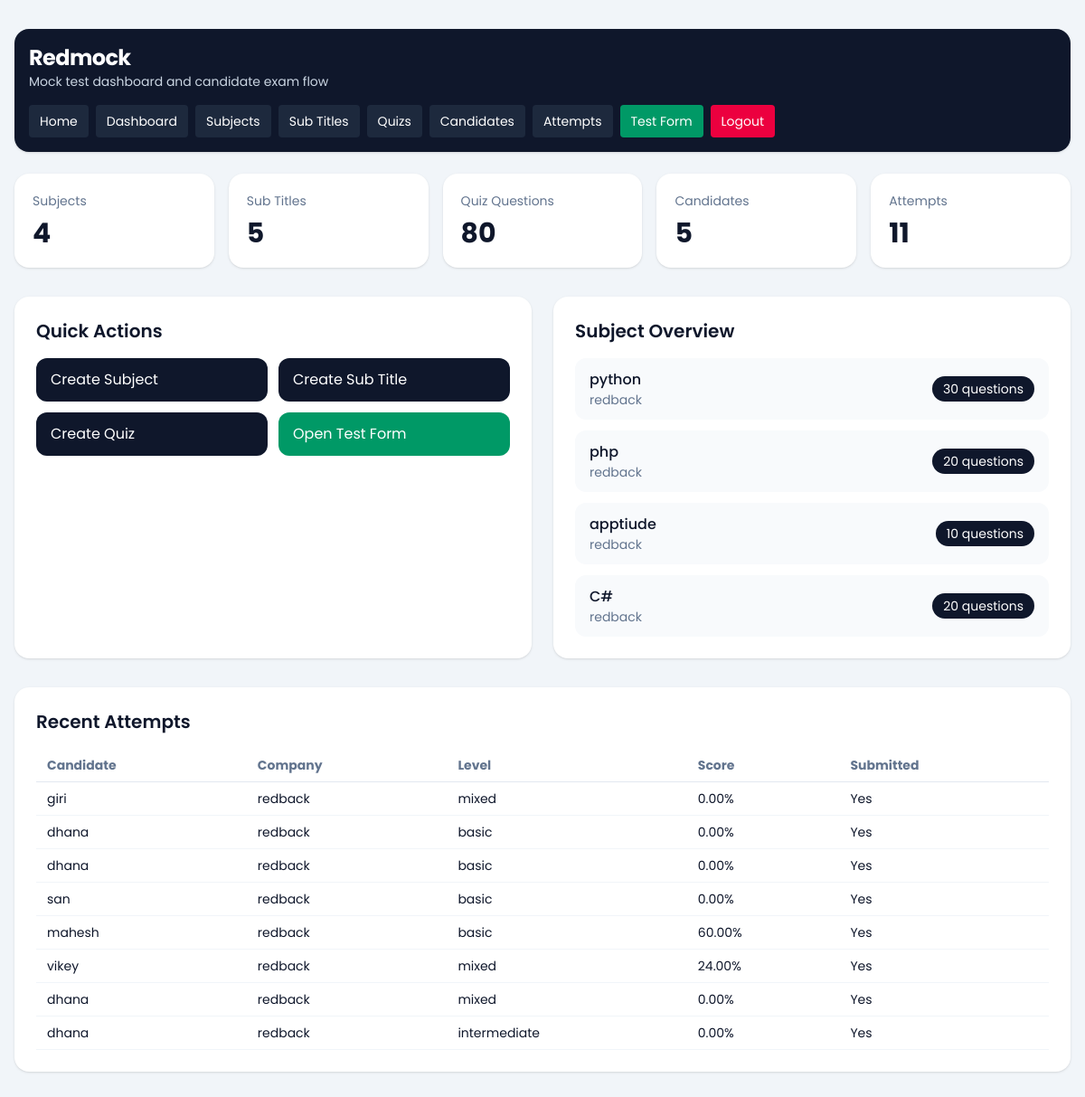
The app's page /dashboard/ (signed in), older data.
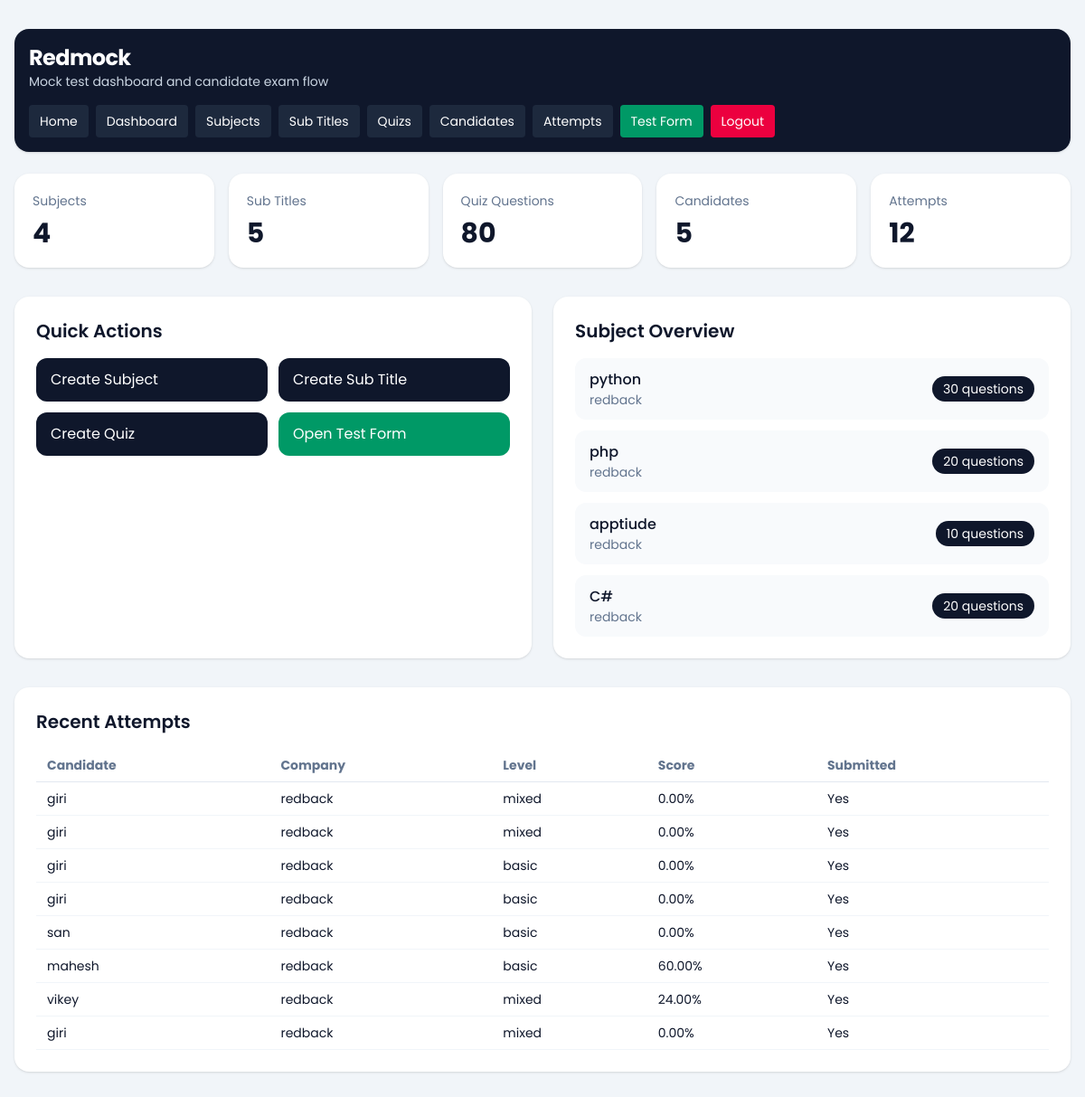
The same page, newer data.
### dashboard/models.py (models this page shows, shortened)
class TestSubject(models.Model):
    company = models.ForeignKey(Company, on_delete=models.CASCADE, related_name='subjects')
    subject = models.CharField(max_length=150)
    subject_svg = models.TextField(blank=True, null=True)
    created_at = models.DateTimeField(auto_now_add=True)
    class Meta:
        ordering = ['subject']
        unique_together = ('company', 'subject')

class Company(models.Model):
    name = models.CharField(max_length=150)
    image = models.ImageField(upload_to='company/', blank=True, null=True)
    email = models.EmailField(unique=True)
    password = models.CharField(max_length=128)
    is_active = models.BooleanField(default=True)
    created_at = models.DateTimeField(auto_now_add=True)
    updated_at = models.DateTimeField(auto_now=True)
    class Meta:
        ordering = ['name']
        verbose_name_plural = 'Companies'

### quiz/models.py (models this page shows, shortened)
class CandidateTestAttempt(models.Model):
    SESSION_SINGLE = 'single'
    SESSION_MULTI = 'multi'
    SESSION_CHOICES = [
        (SESSION_SINGLE, 'Single'),
        (SESSION_MULTI, 'Multi'),
    ]
    candidate = models.ForeignKey(Candidate, on_delete=models.CASCADE, related_name='attempts')
    company = models.ForeignKey(Company, on_delete=models.CASCADE, related_name='attempts')
    session_type = models.CharField(max_length=10, choices=SESSION_CHOICES)
    level = models.CharField(max_length=20)
    question_count = models.PositiveIntegerField()
    duration_minutes = models.PositiveIntegerField()
    selected_subjects = models.JSONField(default=list, blank=True)
    selected_sub_titles = models.JSONField(default=list, blank=True)
    answers_json = models.JSONField(default=list, blank=True)
    correct_count = models.PositiveIntegerField(default=0)
    wrong_count = models.PositiveIntegerField(default=0)
    percentage = models.DecimalField(max_digits=5, decimal_places=2, default=0)
    started_at = models.DateTimeField(blank=True, null=True)
    submitted_at = models.DateTimeField(blank=True, null=True)
    is_submitted = models.BooleanField(default=False)
    created_at = models.DateTimeField(auto_now_add=True)
    class Meta:
        ordering = ['-created_at']

class Candidate(models.Model):
    name = models.CharField(max_length=150)
    email = models.EmailField()
    designation_tech = models.CharField(max_length=150)
    created_at = models.DateTimeField(auto_now_add=True)
    class Meta:
        ordering = ['name']

### dashboard/views.py (the view)
# urls.py: path('', views.dashboard_home, name='home'),
@company_login_required
def dashboard_home(request):
    company = request.company
    context = {
        'subject_count': TestSubject.objects.filter(company=company).count(),
        'subtitle_count': SubTitle.objects.filter(test_subject__company=company).count(),
        'quiz_count': Quiz.objects.filter(test_subject__company=company).count(),
        'candidate_count': Candidate.objects.filter(attempts__company=company).distinct().count(),
        'attempt_count': CandidateTestAttempt.objects.filter(company=company).count(),
        'subjects': TestSubject.objects.filter(company=company).select_related('company').annotate(
            quiz_total=Count('quizzes')
        )[:6],
        'recent_attempts': CandidateTestAttempt.objects.filter(company=company).select_related(
            'candidate', 'company'
        )[:8],
        'company': company,
    }
    return render(request, 'dashboard/home.html', context)

### dashboard/views.py (called while the page is built)
def get_logged_in_company(request):
    company_id = request.session.get('company_id')
    if not company_id:
        return None
    return Company.objects.filter(id=company_id, is_active=True).first()

def company_login_required(view_func):
    @wraps(view_func)
    def wrapper(request, *args, **kwargs):
        company = get_logged_in_company(request)
        if not company:
            return redirect(f"{reverse('dashboard:login')}?next={request.path}")
        request.company = company
        return view_func(request, *args, **kwargs)
    return wrapper

### templates/dashboard/home.html (shortened to what this page needs)
{% extends "base.html" %}
{% block content %}
{% include 'dashboard/header.html' %}
<section class="grid gap-4 md:grid-cols-5">
    <div class="rounded-2xl bg-white p-5 shadow-sm">
        <p class="text-sm text-slate-500">Subjects</p>
        <p class="mt-2 text-3xl font-bold">{{ subject_count }}</p>
    </div>
    <div class="rounded-2xl bg-white p-5 shadow-sm">
        <p class="text-sm text-slate-500">Sub Titles</p>
        <p class="mt-2 text-3xl font-bold">{{ subtitle_count }}</p>
    </div>
    <div class="rounded-2xl bg-white p-5 shadow-sm">
        <p class="text-sm text-slate-500">Quiz Questions</p>
        <p class="mt-2 text-3xl font-bold">{{ quiz_count }}</p>
    </div>
    <div class="rounded-2xl bg-white p-5 shadow-sm">
        <p class="text-sm text-slate-500">Candidates</p>
        <p class="mt-2 text-3xl font-bold">{{ candidate_count }}</p>
    </div>
    <div class="rounded-2xl bg-white p-5 shadow-sm">
        <p class="text-sm text-slate-500">Attempts</p>
        <p class="mt-2 text-3xl font-bold">{{ attempt_count }}</p>
    </div>
</section>
<section class="mt-8 grid gap-6 lg:grid-cols-2">
    <div class="rounded-2xl bg-white p-6 shadow-sm">
        <div class="mb-4 flex items-center justify-between">
            <h2 class="text-xl font-semibold">Quick Actions</h2>
        </div>
        <div class="grid gap-3 sm:grid-cols-2">
            <a href="{% url 'dashboard:subject_create' %}" class="rounded-xl bg-slate-900 px-4 py-3 text-white">Create Subject</a>
            <a href="{% url 'dashboard:subtitle_create' %}" class="rounded-xl bg-slate-900 px-4 py-3 text-white">Create Sub Title</a>
            <a href="{% url 'dashboard:quiz_create' %}" class="rounded-xl bg-slate-900 px-4 py-3 text-white">Create Quiz</a>
            <a href="{% url 'quiz:start' %}" class="rounded-xl bg-emerald-600 px-4 py-3 text-white">Open Test Form</a>
        </div>
    </div>
    <div class="rounded-2xl bg-white p-6 shadow-sm">
        <h2 class="text-xl font-semibold">Subject Overview</h2>
        <div class="mt-4 space-y-3">
            {% for subject in subjects %}
                <div class="flex items-center justify-between rounded-xl bg-slate-50 px-4 py-3">
                    <div>
                        <p class="font-medium">{{ subject.subject }}</p>
                        <p class="text-sm text-slate-500">{{ subject.company.name }}</p>
                    </div>
                    <span class="rounded-full bg-slate-900 px-3 py-1 text-sm text-white">{{ subject.quiz_total }} questions</span>
                </div>
            {% empty %}
                <p class="text-slate-500">No subjects created yet.</p>
            {% endfor %}
        </div>
    </div>
</section>
<section class="mt-8 rounded-2xl bg-white p-6 shadow-sm">
    <h2 class="text-xl font-semibold">Recent Attempts</h2>
    <div class="mt-4 overflow-x-auto">
        <table class="min-w-full text-left text-sm">
            <thead class="border-b border-slate-200 text-slate-500">
                <tr>
                    <th class="px-3 py-2">Candidate</th>
                    <th class="px-3 py-2">Company</th>
                    <th class="px-3 py-2">Level</th>
                    <th class="px-3 py-2">Score</th>
                    <th class="px-3 py-2">Submitted</th>
                </tr>
            </thead>
            <tbody>
                {% for attempt in recent_attempts %}
                    <tr class="border-b border-slate-100">
                        <td class="px-3 py-2">{{ attempt.candidate.name }}</td>
                        <td class="px-3 py-2">{{ attempt.company.name }}</td>
                        <td class="px-3 py-2">{{ attempt.level }}</td>
                        <td class="px-3 py-2">{{ attempt.percentage }}%</td>
                        <td class="px-3 py-2">{{ attempt.is_submitted|yesno:"Yes,No" }}</td>
                    </tr>
                {% empty %}
                    <tr>
                        <td colspan="5" class="px-3 py-6 text-center text-slate-500">No test attempts yet.</td>
                    </tr>
                {% endfor %}
            </tbody>
        </table>
    </div>
</section>
{% endblock %}

Row changes from the older to the newer data that the page shows:
no longer on this page (row unchanged): CandidateTestAttempt: candidate.name "dhana", company.name "redback", level "intermediate", percentage "0.00", is_submitted "Yes"
added CandidateTestAttempt: candidate.name "giri", company.name "redback", level "mixed", percentage "0.00", is_submitted "Yes"
changed through a linked row, CandidateTestAttempt (number 3 of 8 on the later page): candidate.name "dhana" → "giri"
changed through a linked row, CandidateTestAttempt (number 4 of 8 on the later page): candidate.name "dhana" → "giri"
changed through a linked row, CandidateTestAttempt (number 8 of 8 on the later page): candidate.name "dhana" → "giri"
Text that changed along with them:
{{ attempt_count }}: "11" → "12"
